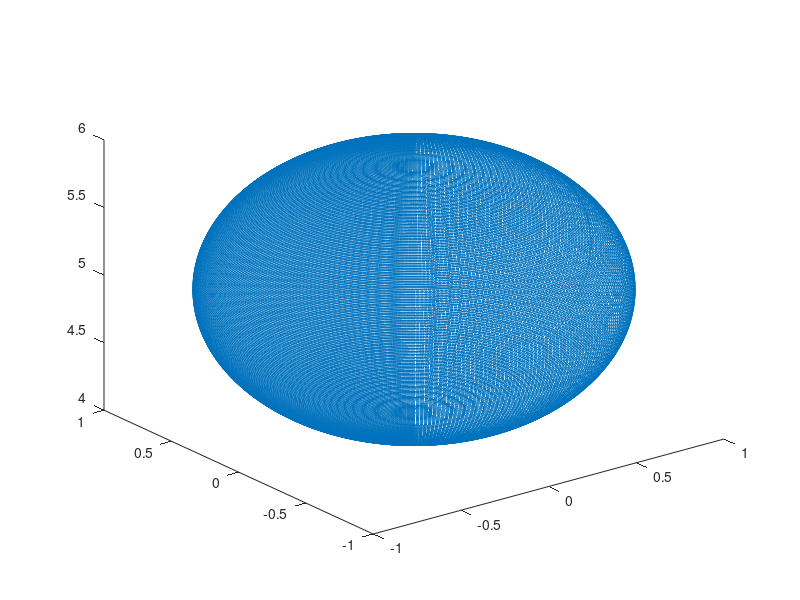

Write the MATLAB code that produced this figure.
clear all;
clc;
w = 300;
[X,Y,Z] = sphere(w);
k = 1;
m = 1;
for i = 1:w
    n = 1;
    for j=1:w
        x(k) = X(m,n);
        y(k) = Y(m,n);
        z(k) = Z(m,n)+5;
        
        k = k + 1;
        n = n + 1;
    end
    m = m+1;
end
plot3(x,y,z);